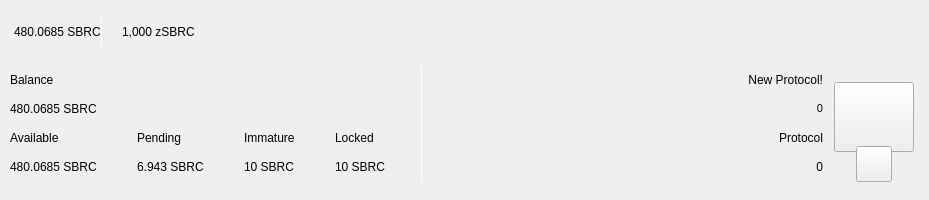
<?xml version="1.0" encoding="UTF-8"?>
<ui version="4.0">
 <class>TopBar</class>
 <widget class="QWidget" name="TopBar">
  <property name="geometry">
   <rect>
    <x>0</x>
    <y>0</y>
    <width>929</width>
    <height>200</height>
   </rect>
  </property>
  <property name="minimumSize">
   <size>
    <width>0</width>
    <height>200</height>
   </size>
  </property>
  <property name="maximumSize">
   <size>
    <width>16777215</width>
    <height>200</height>
   </size>
  </property>
  <property name="windowTitle">
   <string>Form</string>
  </property>
  <layout class="QVBoxLayout" name="verticalLayout_10" stretch="0">
   <property name="spacing">
    <number>0</number>
   </property>
   <property name="leftMargin">
    <number>0</number>
   </property>
   <property name="topMargin">
    <number>0</number>
   </property>
   <property name="rightMargin">
    <number>0</number>
   </property>
   <property name="bottomMargin">
    <number>0</number>
   </property>
   <item>
    <widget class="PFBorderImage" name="containerTop">
     <layout class="QVBoxLayout" name="verticalLayout_11">
      <property name="spacing">
       <number>0</number>
      </property>
      <property name="leftMargin">
       <number>0</number>
      </property>
      <property name="topMargin">
       <number>0</number>
      </property>
      <property name="rightMargin">
       <number>0</number>
      </property>
      <property name="bottomMargin">
       <number>0</number>
      </property>
      <item>
       <widget class="QWidget" name="top_container_2" native="true">
        <property name="minimumSize">
         <size>
          <width>0</width>
          <height>65</height>
         </size>
        </property>
        <layout class="QHBoxLayout" name="top_container">
         <property name="spacing">
          <number>0</number>
         </property>
         <property name="leftMargin">
          <number>14</number>
         </property>
         <property name="topMargin">
          <number>0</number>
         </property>
         <property name="rightMargin">
          <number>14</number>
         </property>
         <property name="bottomMargin">
          <number>0</number>
         </property>
         <item alignment="Qt::AlignVCenter">
          <widget class="QWidget" name="widgetTopAmount" native="true">
           <property name="sizePolicy">
            <sizepolicy hsizetype="Expanding" vsizetype="Maximum">
             <horstretch>0</horstretch>
             <verstretch>0</verstretch>
            </sizepolicy>
           </property>
           <layout class="QHBoxLayout" name="horizontalLayout_5">
            <property name="spacing">
             <number>0</number>
            </property>
            <property name="leftMargin">
             <number>0</number>
            </property>
            <property name="topMargin">
             <number>0</number>
            </property>
            <property name="rightMargin">
             <number>0</number>
            </property>
            <property name="bottomMargin">
             <number>0</number>
            </property>
            <item alignment="Qt::AlignTop">
             <widget class="QLabel" name="labelAmountTopPiv">
              <property name="minimumSize">
               <size>
                <width>0</width>
                <height>36</height>
               </size>
              </property>
              <property name="styleSheet">
               <string notr="true">padding:0px;margin:0px;</string>
              </property>
              <property name="text">
               <string notr="true">480.0685 SBRC</string>
              </property>
             </widget>
            </item>
            <item alignment="Qt::AlignVCenter">
             <widget class="QLabel" name="typeSpacerTop">
              <property name="minimumSize">
               <size>
                <width>1</width>
                <height>30</height>
               </size>
              </property>
              <property name="maximumSize">
               <size>
                <width>1</width>
                <height>30</height>
               </size>
              </property>
              <property name="styleSheet">
               <string notr="true">
																background-color:white;
																padding:0px;
																border:none;
															</string>
              </property>
              <property name="text">
               <string/>
              </property>
             </widget>
            </item>
            <item>
             <spacer name="horizontalSpacer_12">
              <property name="orientation">
               <enum>Qt::Horizontal</enum>
              </property>
              <property name="sizeType">
               <enum>QSizePolicy::Fixed</enum>
              </property>
              <property name="sizeHint" stdset="0">
               <size>
                <width>20</width>
                <height>20</height>
               </size>
              </property>
             </spacer>
            </item>
            <item>
             <widget class="QLabel" name="labelAlertNewProtocol">
              <property name="sizePolicy">
               <sizepolicy hsizetype="Minimum" vsizetype="Preferred">
                <horstretch>0</horstretch>
                <verstretch>0</verstretch>
               </sizepolicy>
              </property>
              <property name="minimumSize">
               <size>
                <width>0</width>
                <height>36</height>
               </size>
              </property>
              <property name="text">
               <string notr="true">1,000 zSBRC</string>
              </property>
             </widget>
            </item>
            <item>
             <spacer name="horizontalSpacer">
              <property name="orientation">
               <enum>Qt::Horizontal</enum>
              </property>
              <property name="sizeHint" stdset="0">
               <size>
                <width>40</width>
                <height>20</height>
               </size>
              </property>
             </spacer>
            </item>
           </layout>
          </widget>
         </item>
         <item>
          <layout class="QHBoxLayout" name="horizontalLayout_4">
           <property name="spacing">
            <number>12</number>
           </property>
           <property name="rightMargin">
            <number>0</number>
           </property>
           <item alignment="Qt::AlignRight">
            <widget class="QWidget" name="layoutSync" native="true">
             <property name="minimumSize">
              <size>
               <width>0</width>
               <height>36</height>
              </size>
             </property>
             <property name="maximumSize">
              <size>
               <width>16777215</width>
               <height>36</height>
              </size>
             </property>
             <layout class="QVBoxLayout" name="verticalLayout_9">
              <property name="leftMargin">
               <number>0</number>
              </property>
              <property name="topMargin">
               <number>0</number>
              </property>
              <property name="rightMargin">
               <number>0</number>
              </property>
              <property name="bottomMargin">
               <number>0</number>
              </property>
              <item>
               <widget class="ExpandableButton" name="pushButtonSync" native="true">
                <property name="minimumSize">
                 <size>
                  <width>36</width>
                  <height>36</height>
                 </size>
                </property>
                <property name="maximumSize">
                 <size>
                  <width>16777215</width>
                  <height>36</height>
                 </size>
                </property>
               </widget>
              </item>
             </layout>
            </widget>
           </item>
           <item>
            <widget class="ExpandableButton" name="pushButtonHDUpgrade" native="true">
             <property name="minimumSize">
              <size>
               <width>36</width>
               <height>36</height>
              </size>
             </property>
            </widget>
           </item>
           <item>
            <widget class="ExpandableButton" name="pushButtonStack" native="true">
             <property name="minimumSize">
              <size>
               <width>36</width>
               <height>36</height>
              </size>
             </property>
            </widget>
           </item>
           <item>
            <widget class="ExpandableButton" name="pushButtonConf" native="true">
             <property name="minimumSize">
              <size>
               <width>36</width>
               <height>36</height>
              </size>
             </property>
            </widget>
           </item>
           <item>
            <widget class="ExpandableButton" name="pushButtonMasternodes" native="true">
             <property name="minimumSize">
              <size>
               <width>36</width>
               <height>36</height>
              </size>
             </property>
            </widget>
           </item>
           <item>
            <widget class="ExpandableButton" name="pushButtonConsole" native="true">
             <property name="minimumSize">
              <size>
               <width>36</width>
               <height>36</height>
              </size>
             </property>
            </widget>
           </item>
           <item>
            <widget class="ExpandableButton" name="pushButtonConnection" native="true">
             <property name="minimumSize">
              <size>
               <width>36</width>
               <height>36</height>
              </size>
             </property>
            </widget>
           </item>
           <item>
            <widget class="ExpandableButton" name="pushButtonTor" native="true">
             <property name="minimumSize">
              <size>
               <width>36</width>
               <height>36</height>
              </size>
             </property>
            </widget>
           </item>
           <item>
            <widget class="ExpandableButton" name="pushButtonLock" native="true">
             <property name="sizePolicy">
              <sizepolicy hsizetype="Expanding" vsizetype="Expanding">
               <horstretch>0</horstretch>
               <verstretch>0</verstretch>
              </sizepolicy>
             </property>
             <property name="minimumSize">
              <size>
               <width>36</width>
               <height>0</height>
              </size>
             </property>
            </widget>
           </item>
           <item>
            <widget class="ExpandableButton" name="pushButtonInfo" native="true">
             <property name="minimumSize">
              <size>
               <width>36</width>
               <height>36</height>
              </size>
             </property>
            </widget>
           </item>
          </layout>
         </item>
        </layout>
       </widget>
      </item>
      <item>
       <widget class="QWidget" name="bottom_container" native="true">
        <property name="minimumSize">
         <size>
          <width>0</width>
          <height>135</height>
         </size>
        </property>
        <layout class="QHBoxLayout" name="botton_container">
         <property name="leftMargin">
          <number>10</number>
         </property>
         <property name="topMargin">
          <number>0</number>
         </property>
         <property name="rightMargin">
          <number>10</number>
         </property>
         <property name="bottomMargin">
          <number>10</number>
         </property>
         <item>
          <layout class="QHBoxLayout" name="horizontalLayout_3">
           <property name="bottomMargin">
            <number>9</number>
           </property>
           <item>
            <layout class="QVBoxLayout" name="verticalLayout_7">
             <property name="spacing">
              <number>0</number>
             </property>
             <property name="leftMargin">
              <number>0</number>
             </property>
             <property name="rightMargin">
              <number>30</number>
             </property>
             <item>
              <layout class="QHBoxLayout" name="horizontalLayout_2">
               <property name="spacing">
                <number>0</number>
               </property>
               <item>
                <layout class="QVBoxLayout" name="verticalLayout_14">
                 <item>
                  <widget class="QLabel" name="labelTitle6">
                   <property name="text">
                    <string>Balance</string>
                   </property>
                  </widget>
                 </item>
                 <item>
                  <widget class="QLabel" name="labelTotalPiv">
                   <property name="text">
                    <string notr="true">480.0685 SBRC</string>
                   </property>
                  </widget>
                 </item>
                </layout>
               </item>
              </layout>
             </item>
             <item>
              <layout class="QHBoxLayout" name="horizontalLayout_6">
               <property name="spacing">
                <number>0</number>
               </property>
               <item>
                <layout class="QVBoxLayout" name="verticalLayout_2">
                 <item>
                  <widget class="QLabel" name="labelTitle1">
                   <property name="text">
                    <string>Available</string>
                   </property>
                  </widget>
                 </item>
                 <item>
                  <widget class="QLabel" name="labelAmountPiv">
                   <property name="text">
                    <string notr="true">480.0685 SBRC</string>
                   </property>
                  </widget>
                 </item>
                </layout>
               </item>
               <item>
                <spacer name="horizontalSpacer_7">
                 <property name="orientation">
                  <enum>Qt::Horizontal</enum>
                 </property>
                 <property name="sizeType">
                  <enum>QSizePolicy::Fixed</enum>
                 </property>
                 <property name="sizeHint" stdset="0">
                  <size>
                   <width>40</width>
                   <height>20</height>
                  </size>
                 </property>
                </spacer>
               </item>
               <item>
                <layout class="QVBoxLayout" name="verticalLayout_3">
                 <item>
                  <widget class="QLabel" name="labelTitle3">
                   <property name="text">
                    <string>Pending</string>
                   </property>
                  </widget>
                 </item>
                 <item>
                  <widget class="QLabel" name="labelPendingPiv">
                   <property name="text">
                    <string notr="true">6.943 SBRC</string>
                   </property>
                  </widget>
                 </item>
                </layout>
               </item>
               <item>
                <spacer name="horizontalSpacer_3">
                 <property name="orientation">
                  <enum>Qt::Horizontal</enum>
                 </property>
                 <property name="sizeType">
                  <enum>QSizePolicy::Fixed</enum>
                 </property>
                 <property name="sizeHint" stdset="0">
                  <size>
                   <width>40</width>
                   <height>20</height>
                  </size>
                 </property>
                </spacer>
               </item>
               <item>
                <layout class="QVBoxLayout" name="verticalLayout_4">
                 <item>
                  <widget class="QLabel" name="labelTitle4">
                   <property name="text">
                    <string>Immature</string>
                   </property>
                  </widget>
                 </item>
                 <item>
                  <widget class="QLabel" name="labelImmaturePiv">
                   <property name="text">
                    <string notr="true">10 SBRC</string>
                   </property>
                  </widget>
                 </item>
                </layout>
               </item>
               <item>
                <spacer name="horizontalSpacer_6">
                 <property name="orientation">
                  <enum>Qt::Horizontal</enum>
                 </property>
                 <property name="sizeType">
                  <enum>QSizePolicy::Fixed</enum>
                 </property>
                 <property name="sizeHint" stdset="0">
                  <size>
                   <width>40</width>
                   <height>20</height>
                  </size>
                 </property>
                </spacer>
               </item>
               <item>
                <layout class="QVBoxLayout" name="verticalLayout_13">
                 <item>
                  <widget class="QLabel" name="labelTitle5">
                   <property name="text">
                    <string>Locked</string>
                   </property>
                  </widget>
                 </item>
                 <item>
                  <widget class="QLabel" name="labelLockedPiv">
                   <property name="text">
                    <string notr="true">10 SBRC</string>
                   </property>
                  </widget>
                 </item>
                </layout>
               </item>
              </layout>
             </item>
            </layout>
           </item>
           <item>
            <widget class="QLabel" name="typeSpacerExpanded">
             <property name="minimumSize">
              <size>
               <width>1</width>
               <height>100</height>
              </size>
             </property>
             <property name="maximumSize">
              <size>
               <width>1</width>
               <height>16777215</height>
              </size>
             </property>
             <property name="styleSheet">
              <string notr="true">
															background-color:white;
															padding:0px;
															border:none;
														</string>
             </property>
             <property name="text">
              <string/>
             </property>
            </widget>
           </item>
           <item>
            <spacer name="horizontalSpacer_2">
             <property name="orientation">
              <enum>Qt::Horizontal</enum>
             </property>
             <property name="sizeHint" stdset="0">
              <size>
               <width>40</width>
               <height>20</height>
              </size>
             </property>
            </spacer>
           </item>
           <item alignment="Qt::AlignRight">
            <widget class="QWidget" name="zerocoinBalances" native="true">
             <layout class="QVBoxLayout" name="verticalLayout_8">
              <property name="spacing">
               <number>0</number>
              </property>
              <property name="leftMargin">
               <number>30</number>
              </property>
              <property name="topMargin">
               <number>0</number>
              </property>
              <property name="rightMargin">
               <number>0</number>
              </property>
              <property name="bottomMargin">
               <number>0</number>
              </property>
              <item>
               <layout class="QVBoxLayout" name="verticalLayout">
                <item>
                 <widget class="QLabel" name="labelTitleNewProtocol">
                  <property name="text">
                   <string>New Protocol!</string>
                  </property>
                  <property name="alignment">
                   <set>Qt::AlignRight|Qt::AlignTrailing|Qt::AlignVCenter</set>
                  </property>
                 </widget>
                </item>
                <item>
                 <widget class="QLabel" name="labelNewProtocol">
                  <property name="font">
                   <font>
                    <pointsize>8</pointsize>
                   </font>
                  </property>
                  <property name="text">
                   <string notr="true">0</string>
                  </property>
                  <property name="alignment">
                   <set>Qt::AlignRight|Qt::AlignTrailing|Qt::AlignVCenter</set>
                  </property>
                 </widget>
                </item>
               </layout>
              </item>
              <item>
               <layout class="QHBoxLayout" name="horizontalLayout">
                <property name="spacing">
                 <number>0</number>
                </property>
                <item>
                 <layout class="QVBoxLayout" name="verticalLayout_5">
                  <item>
                   <widget class="QLabel" name="labelTitleCurrentProtocol">
                    <property name="text">
                     <string>Protocol</string>
                    </property>
                    <property name="alignment">
                     <set>Qt::AlignRight|Qt::AlignTrailing|Qt::AlignVCenter</set>
                    </property>
                   </widget>
                  </item>
                  <item>
                   <widget class="QLabel" name="labelCurrentProtocol">
                    <property name="text">
                     <string notr="true">0</string>
                    </property>
                    <property name="alignment">
                     <set>Qt::AlignRight|Qt::AlignTrailing|Qt::AlignVCenter</set>
                    </property>
                   </widget>
                  </item>
                 </layout>
                </item>
               </layout>
              </item>
             </layout>
            </widget>
           </item>
          </layout>
         </item>
         <item alignment="Qt::AlignHCenter|Qt::AlignVCenter">
          <widget class="QWidget" name="qrContainer" native="true">
           <property name="sizePolicy">
            <sizepolicy hsizetype="Preferred" vsizetype="Minimum">
             <horstretch>0</horstretch>
             <verstretch>0</verstretch>
            </sizepolicy>
           </property>
           <property name="minimumSize">
            <size>
             <width>90</width>
             <height>110</height>
            </size>
           </property>
           <property name="maximumSize">
            <size>
             <width>90</width>
             <height>110</height>
            </size>
           </property>
           <layout class="QVBoxLayout" name="containerQR">
            <property name="spacing">
             <number>0</number>
            </property>
            <property name="leftMargin">
             <number>5</number>
            </property>
            <property name="topMargin">
             <number>10</number>
            </property>
            <property name="rightMargin">
             <number>5</number>
            </property>
            <property name="bottomMargin">
             <number>0</number>
            </property>
            <item>
             <widget class="QPushButton" name="btnQr">
              <property name="minimumSize">
               <size>
                <width>70</width>
                <height>70</height>
               </size>
              </property>
              <property name="maximumSize">
               <size>
                <width>16777215</width>
                <height>70</height>
               </size>
              </property>
              <property name="focusPolicy">
               <enum>Qt::NoFocus</enum>
              </property>
              <property name="text">
               <string/>
              </property>
              <property name="iconSize">
               <size>
                <width>70</width>
                <height>70</height>
               </size>
              </property>
             </widget>
            </item>
            <item>
             <spacer name="verticalSpacer">
              <property name="orientation">
               <enum>Qt::Vertical</enum>
              </property>
              <property name="sizeType">
               <enum>QSizePolicy::Fixed</enum>
              </property>
              <property name="sizeHint" stdset="0">
               <size>
                <width>20</width>
                <height>20</height>
               </size>
              </property>
             </spacer>
            </item>
            <item alignment="Qt::AlignHCenter|Qt::AlignBottom">
             <widget class="QPushButton" name="pushButtonQR">
              <property name="minimumSize">
               <size>
                <width>36</width>
                <height>36</height>
               </size>
              </property>
              <property name="maximumSize">
               <size>
                <width>36</width>
                <height>36</height>
               </size>
              </property>
              <property name="focusPolicy">
               <enum>Qt::NoFocus</enum>
              </property>
              <property name="text">
               <string/>
              </property>
             </widget>
            </item>
           </layout>
          </widget>
         </item>
        </layout>
       </widget>
      </item>
     </layout>
    </widget>
   </item>
  </layout>
 </widget>
 <customwidgets>
  <customwidget>
   <class>PFBorderImage</class>
   <extends>QFrame</extends>
   <header>qt/pivx/pfborderimage.h</header>
   <container>1</container>
  </customwidget>
  <customwidget>
   <class>ExpandableButton</class>
   <extends>QWidget</extends>
   <header>qt/pivx/expandablebutton.h</header>
   <container>1</container>
  </customwidget>
 </customwidgets>
 <resources/>
 <connections/>
</ui>
